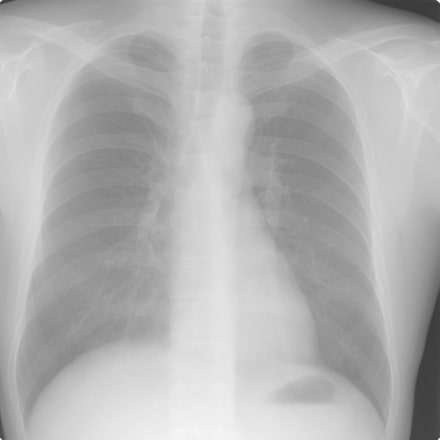
#> input picture 2-Image Enhancement using Histogram Equalization/images/1_Chest_XRay.jpg, 440 x 440 px, found by its file name
$ python 2-unsharping-mask.py
#> lines starting #> are read from the running program, lines starting #| are printed output that depends on the picture
#> the answer given: 3
#> the answer given: 3
'''
Program to enhance image using unsharping masking that can be done using either by
Gaussian, Median, Maximum and Minimum Filter

The radius setting is related to the blur intensity (as explained before) because it defines the size of the edges.
The amount setting, on the other hand, controls the intensity of the edges (how much dark or light it will be).
'''

import cv2
from skimage import img_as_float
import numpy as np
import matplotlib.pyplot as plt
from scipy.ndimage.filters import gaussian_filter, median_filter, maximum_filter, minimum_filter

###########################################################
###### Functions ##########################################
###########################################################

# function to read image and convert to gray scale

def read_image(image):
#> called with image = '1_Chest_XRay.jpg'
    image = cv2.imread(image)
#> image is the input picture: shape (440, 440, 3); min 54, max 255, mean 178.2
    image = cv2.resize(image,(400,300))
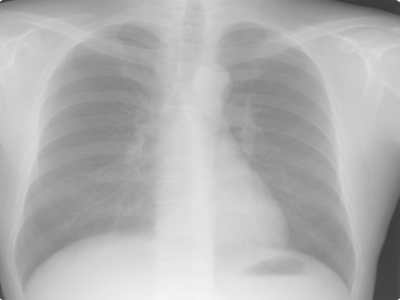
#> image: shape (300, 400, 3); min 56, max 254, mean 178.1
    gray = cv2.cvtColor(image,cv2.COLOR_BGR2GRAY)

    return gray

# function to select filter

def input_filter():
    print('Select the filter (1-Gaussian, 2-Median, 3-Max, 4-Min)')

    filter = int(input())
    print('Select the amount: ')
    amount = int(input())

    return filter,amount

image1 = '1_Chest_XRay.jpg'
image2 = '2_BrainTumor.jpg'
image3 = '3_HandSkeleton.jpg'

imagePaths = [image1,image2,image3]

filter,amount = input_filter()

if filter ==1:
    print("Value of radius: ")
    radius = int(input())

for i,imagePath in enumerate(imagePaths):

    gray = read_image(imagePath)
    gray = img_as_float(gray)

    if filter == 1:
        blur_image = gaussian_filter(gray,sigma=radius)
    elif filter == 2:
        blur_image = median_filter(gray,size=20)
    elif filter == 3:
        blur_image = maximum_filter(gray,size=20)
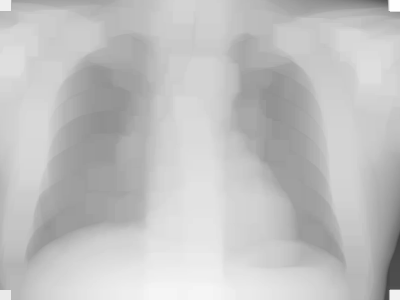
#> blur_image: shape (300, 400) float64; min 0.267, max 0.996, mean 0.757
    else:
        blur_image = minimum_filter(gray,size=20)

    mask = gray - blur_image #to keep the edges
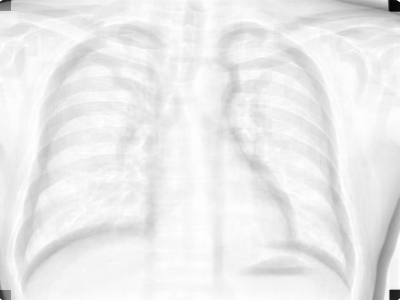
#> mask: shape (300, 400) float64; min -0.776, max 0, mean -0.0587; drawn with min black and max white

    sharp_image = gray + mask*amount
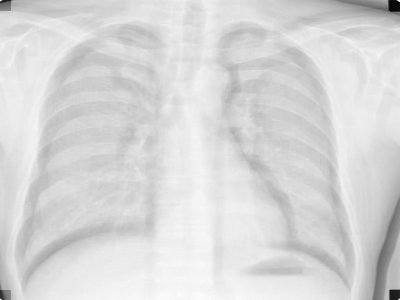
#> sharp_image: shape (300, 400) float64; min -2.11, max 0.996, mean 0.523; drawn with min black and max white
    sharp_image = np.clip(sharp_image,float(0),float(1))
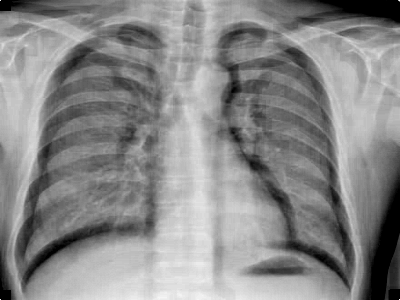
#> sharp_image: shape (300, 400) float64; min 0, max 0.996, mean 0.535
    sharp_image = (sharp_image*255).astype(np.uint8)
#> (the run stopped early here; a loop or call above may not have finished)
